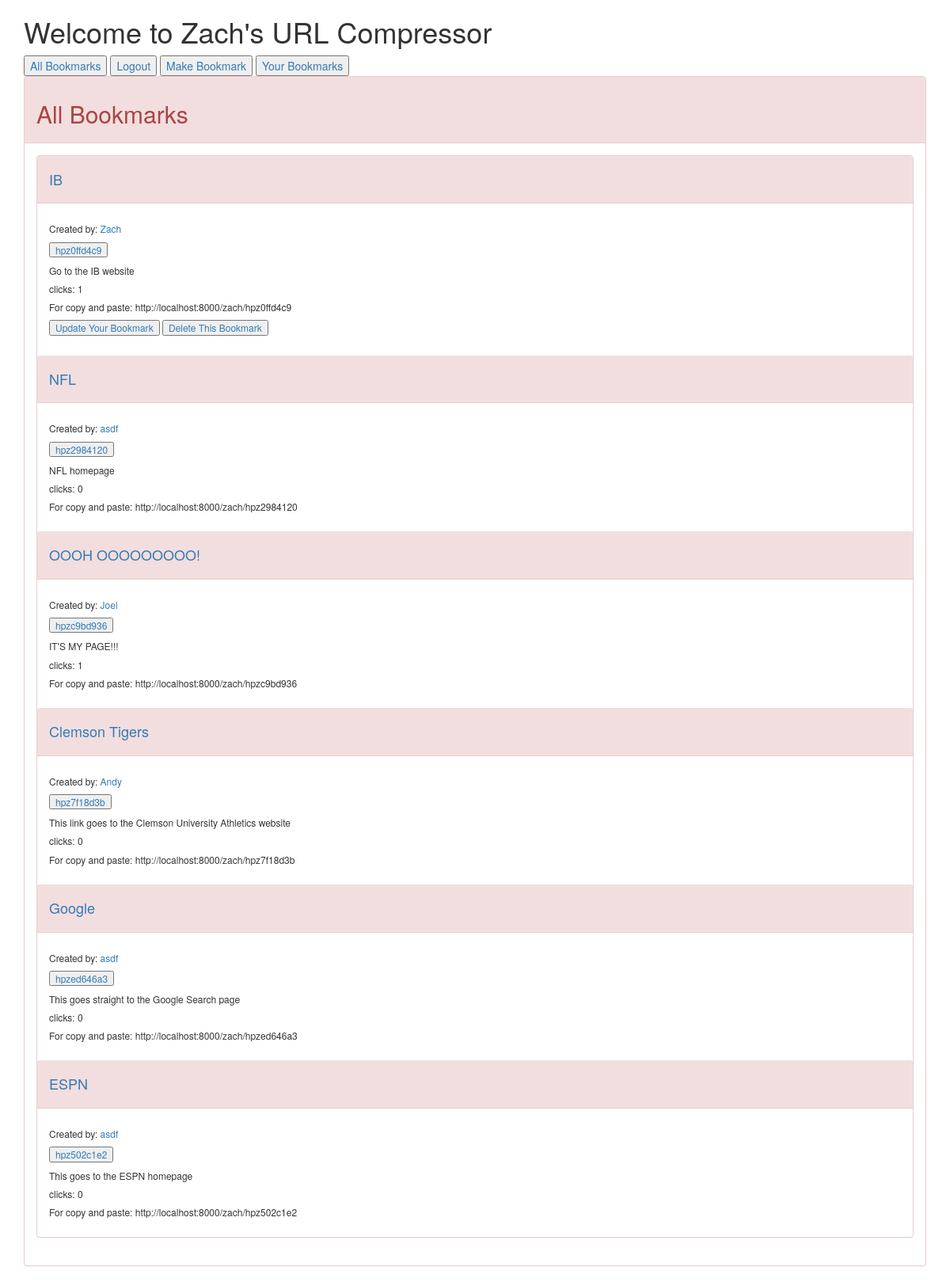
Screenshot of / (signed in) with the database file from the repository.
### compressor/models.py (models this page shows)
class Bookmark(models.Model):
    author = models.ForeignKey(User)
    long_url = models.URLField()
    short_url = models.CharField(max_length=50 )
    created = models.DateTimeField(auto_now_add=True)
    description = models.TextField(null=True)
    title = models.CharField(max_length=25)
    objects = BookmarkManager()
    @property
    def click_count(self):
        return self.click_set.all().count()
    class Meta:
        ordering = ["-created"]

### compressor/views.py (the view)
# urls.py: url(r'^$', BookmarkListView.as_view(), name='bookmark_list'),
class BookmarkListView(ListView):
    model = Bookmark

### compressor/templates/compressor/bookmark_list.html (shortened to what this page needs)
{% extends 'base.html' %}
{% block content %}
        <div class="row">
            <div class="col-md-12">
                <div class="panel panel-danger">
                    <div class="panel-heading">
                        <h2>All Bookmarks</h2>
                    </div>
                    <div class="panel-body">
                    <div class="panel panel-danger">
                            {% for bookmark in object_list %}
                            <div class="panel-heading">
                                <h4>
                                    <a href="{% url 'bookmark_detail' bookmark.id %}">
                                        {{ bookmark.title}}
                                    </a>
                                </h4>
                            </div>
                            <div class="panel-body">
                                <h6> Created by:
                                    <a href="{% url 'user_bookmark_list' bookmark.author_id%}">
                                        {{ bookmark.author }}
                                    </a>
                                </h6>
                                <h6>
                                    <form action="{% url 'click' bookmark.id %}" method="post">
                                        <a href="{{ bookmark.long_url }}">
                                            <input type="submit" value="{{ bookmark.short_url }}">
                                        </a>
                                    </form>
                                </h6>
                                <h6>{{ bookmark.description }}</h6>
                                <h6>clicks: {{ bookmark.click_count }}</h6>
                                <H6>For copy and paste: http://localhost:8000/zach/{{ bookmark.short_url }}</H6>
                                <h6>
                                    {% if request.user == bookmark.author %}
                                        <button class="button-default">
                                            <a href="{% url 'bookmark_update' bookmark.id %}">
                                                Update Your Bookmark
                                            </a>
                                        </button>
                                        <button class="button-default">
                                            <a href="{% url 'bookmark_delete ' bookmark.id%}">
                                                Delete This Bookmark
                                            </a>
                                        </button>
                                    {% endif %}
                                </h6>
                            </div>
                            {% endfor %}
                            </div>
                        </div>
                    </div>
                    </div>
                </div>
            </div>
{% endblock %}

### rows the page displays
Bookmark: title "IB", author "Zach", short_url "hpz0ffd4c9", description "Go to the IB website", click_count "1", shows "Update Your Bookmark"
Bookmark: title "NFL", author "asdf", short_url "hpz2984120", description "NFL homepage", click_count "0"
Bookmark: title "OOOH OOOOOOOOO!", author "Joel", short_url "hpzc9bd936", description "IT'S MY PAGE!!!", click_count "1"
Bookmark: title "Clemson Tigers", author "Andy", short_url "hpz7f18d3b", description "This link goes to the Clemson University Athletics website", click_count "0"
Bookmark: title "Google", author "asdf", short_url "hpzed646a3", description "This goes straight to the Google Search page", click_count "0"
Bookmark: title "ESPN", author "asdf", short_url "hpz502c1e2", description "This goes to the ESPN homepage", click_count "0"
